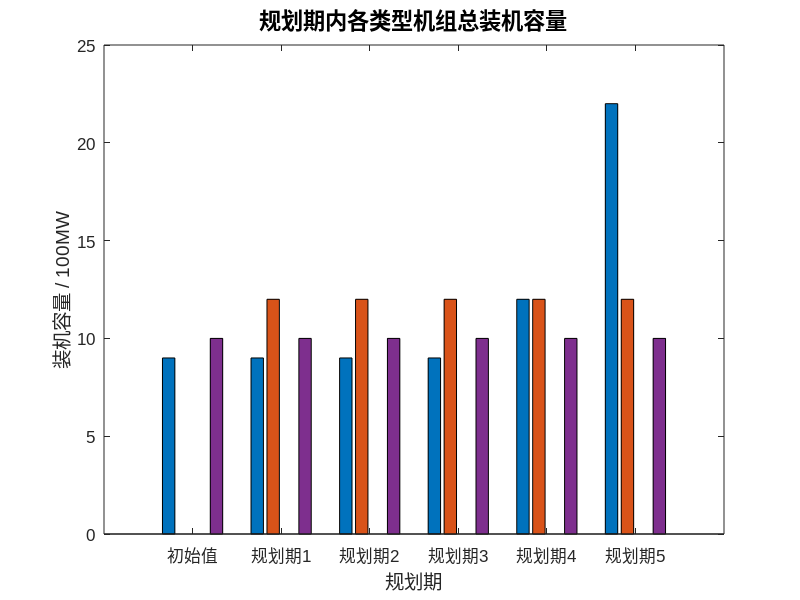

Here is the MATLAB script that generated this plot: (Note: this script raises an error after producing the figure.)
%% 装机容量柱状图绘制代码 
% 数据输入（单位：GW）
data = [
    9   9    9    9    12   22;    % 火电机组（初始容量 + 5年规划）
    0   12   12   12   12   12;     % 碳捕集机组 
    0   0    0    0    0    0;      % 燃气机组 
    10  10   10   10   10   10      % 风电机组 
];
years = {'初始值','规划期1','规划期2','规划期3','规划期4','规划期5'}; % X轴标签 
labels = {'燃煤机组','碳捕集机组','燃气机组','风电机组'};    % 图例标签 
 
%% 绘图设置 
figure('Position',[100 100 800 500])  % 设置画布尺寸 
h = bar(data', 0.8, 'grouped');       % 绘制分组柱状图[5]()
colormap(lines(4))                    % 使用lines颜色映射[4]()
 
%% 可视化增强 
% 1. 坐标轴设置 
set(gca,'FontSize',12,'FontName','Arial')
xticklabels(years)
xlabel('规划期','FontSize',14)
ylabel('装机容量 / 100MW','FontSize',14)
title('规划期内各类型机组总装机容量','FontSize',16)
 
% 2. 数据标签（仅标注非零值）
for i = 1:numel(h)
    heights = h(i).YData;
    for j = 1:length(heights)
        if heights(j) > 0 
            text(h(i).XData(j)+h(i).XOffset, heights(j)+0.5,...
                num2str(heights(j)),'HorizontalAlignment','center',...
                'FontSize',10)
        end 
    end 
end 
 
% 3. 图例与网格 
legend(labels,'Location','northwest','FontSize',12)
grid on 